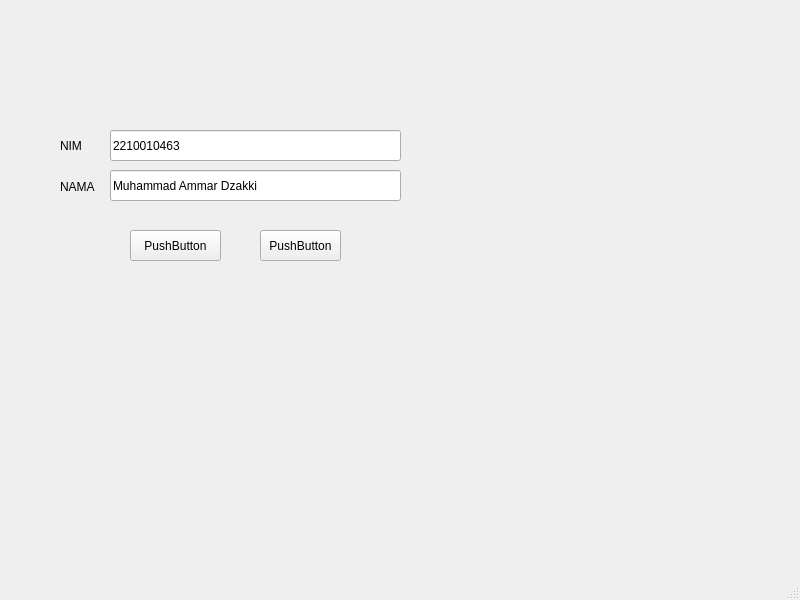
<?xml version="1.0" encoding="UTF-8"?>
<ui version="4.0">
 <class>MainWindow</class>
 <widget class="QMainWindow" name="MainWindow">
  <property name="geometry">
   <rect>
    <x>0</x>
    <y>0</y>
    <width>800</width>
    <height>600</height>
   </rect>
  </property>
  <property name="windowTitle">
   <string>MainWindow</string>
  </property>
  <widget class="QWidget" name="centralwidget">
   <widget class="QLabel" name="label">
    <property name="geometry">
     <rect>
      <x>60</x>
      <y>130</y>
      <width>71</width>
      <height>31</height>
     </rect>
    </property>
    <property name="text">
     <string>NIM</string>
    </property>
   </widget>
   <widget class="QLabel" name="label_2">
    <property name="geometry">
     <rect>
      <x>60</x>
      <y>180</y>
      <width>47</width>
      <height>13</height>
     </rect>
    </property>
    <property name="text">
     <string>NAMA</string>
    </property>
   </widget>
   <widget class="QLineEdit" name="lineEdit">
    <property name="geometry">
     <rect>
      <x>110</x>
      <y>130</y>
      <width>291</width>
      <height>31</height>
     </rect>
    </property>
    <property name="text">
     <string>2210010463</string>
    </property>
   </widget>
   <widget class="QLineEdit" name="lineEdit_2">
    <property name="geometry">
     <rect>
      <x>110</x>
      <y>170</y>
      <width>291</width>
      <height>31</height>
     </rect>
    </property>
    <property name="text">
     <string>Muhammad Ammar Dzakki</string>
    </property>
   </widget>
   <widget class="QPushButton" name="pushButton">
    <property name="geometry">
     <rect>
      <x>130</x>
      <y>230</y>
      <width>91</width>
      <height>31</height>
     </rect>
    </property>
    <property name="text">
     <string>PushButton</string>
    </property>
   </widget>
   <widget class="QPushButton" name="pushButton_2">
    <property name="geometry">
     <rect>
      <x>260</x>
      <y>230</y>
      <width>81</width>
      <height>31</height>
     </rect>
    </property>
    <property name="autoFillBackground">
     <bool>false</bool>
    </property>
    <property name="text">
     <string>PushButton</string>
    </property>
   </widget>
  </widget>
  <widget class="QMenuBar" name="menubar">
   <property name="geometry">
    <rect>
     <x>0</x>
     <y>0</y>
     <width>800</width>
     <height>21</height>
    </rect>
   </property>
  </widget>
  <widget class="QStatusBar" name="statusbar"/>
 </widget>
 <resources/>
 <connections/>
</ui>
